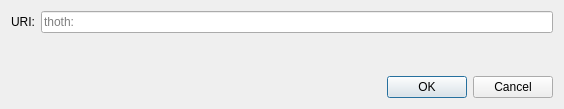
<?xml version="1.0" encoding="UTF-8"?>
<ui version="4.0">
 <class>OpenURIDialog</class>
 <widget class="QDialog" name="OpenURIDialog">
  <property name="geometry">
   <rect>
    <x>0</x>
    <y>0</y>
    <width>564</width>
    <height>109</height>
   </rect>
  </property>
  <property name="windowTitle">
   <string>Open thoth URI</string>
  </property>
  <layout class="QVBoxLayout" name="verticalLayout">
   <item>
    <layout class="QHBoxLayout" name="horizontalLayout">
     <item>
      <widget class="QLabel" name="label">
       <property name="text">
        <string>URI:</string>
       </property>
      </widget>
     </item>
     <item>
      <widget class="QValidatedLineEdit" name="uriEdit">
       <property name="placeholderText">
        <string notr="true">thoth:</string>
       </property>
      </widget>
     </item>
    </layout>
   </item>
   <item>
    <spacer name="verticalSpacer">
     <property name="orientation">
      <enum>Qt::Vertical</enum>
     </property>
     <property name="sizeHint" stdset="0">
      <size>
       <width>20</width>
       <height>40</height>
      </size>
     </property>
    </spacer>
   </item>
   <item>
    <widget class="QDialogButtonBox" name="buttonBox">
     <property name="orientation">
      <enum>Qt::Horizontal</enum>
     </property>
     <property name="standardButtons">
      <set>QDialogButtonBox::Cancel|QDialogButtonBox::Ok</set>
     </property>
    </widget>
   </item>
  </layout>
 </widget>
 <customwidgets>
  <customwidget>
   <class>QValidatedLineEdit</class>
   <extends>QLineEdit</extends>
   <header>qt/qvalidatedlineedit.h</header>
  </customwidget>
 </customwidgets>
 <resources/>
 <connections>
  <connection>
   <sender>buttonBox</sender>
   <signal>accepted()</signal>
   <receiver>OpenURIDialog</receiver>
   <slot>accept()</slot>
   <hints>
    <hint type="sourcelabel">
     <x>248</x>
     <y>254</y>
    </hint>
    <hint type="destinationlabel">
     <x>157</x>
     <y>274</y>
    </hint>
   </hints>
  </connection>
  <connection>
   <sender>buttonBox</sender>
   <signal>rejected()</signal>
   <receiver>OpenURIDialog</receiver>
   <slot>reject()</slot>
   <hints>
    <hint type="sourcelabel">
     <x>316</x>
     <y>260</y>
    </hint>
    <hint type="destinationlabel">
     <x>286</x>
     <y>274</y>
    </hint>
   </hints>
  </connection>
 </connections>
</ui>
